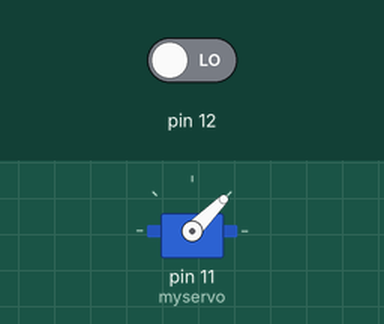
Simulated run of this sketch. Board: Arduino Uno, built with avr-gcc and run on an emulated ATmega328P. Parts: servo. The inputs (shaded band) are chosen by the test bench; at power-on: pin 12 LOW.

Above: at 1.2 s.
1.3 s: pin 12 driven HIGH
Timing chart, 0 to 4.3 s (numbered marks = the images above; inputs shaded):
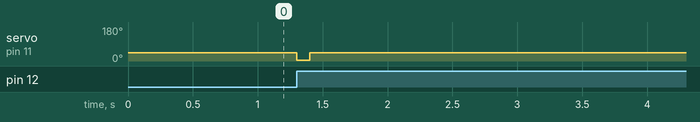

Measured:
- after the input at 1.3 s, servo on pin 11 (myservo): 45° → 5° at once, → 45° 0.10 s later

The sketch:

servo.ino
```cpp
#include <Servo.h>

Servo myservo;
int pulsador=LOW;
int lastPulsador=LOW;
int pos = 0;

void setup() {
  myservo.attach(11);
  pinMode(12, INPUT);
  myservo.write(45);

}


void loop() {

  pulsador = digitalRead(12);
  if((pulsador==HIGH)&&(lastPulsador==LOW)) {
    myservo.write(5);
    delay(100);
    myservo.write(45);
  }
  lastPulsador=pulsador;

}
```
